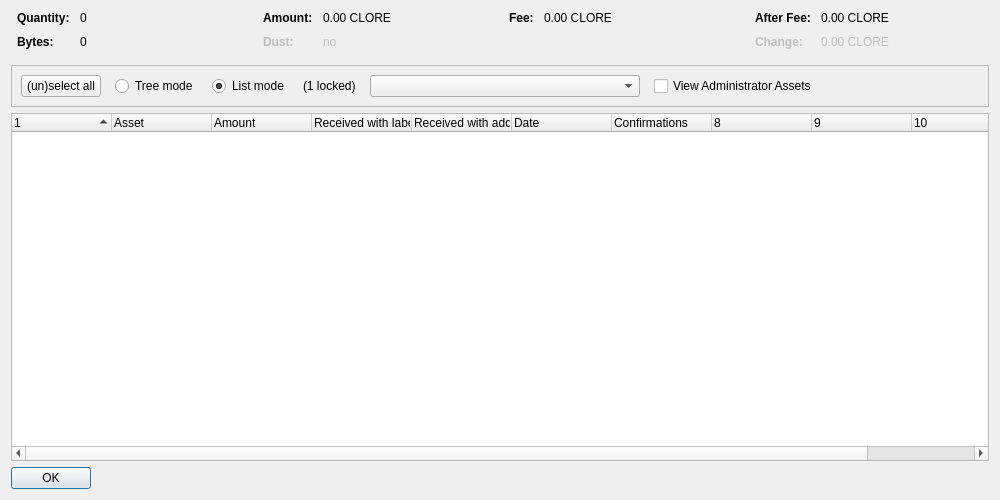
<?xml version="1.0" encoding="UTF-8"?>
<ui version="4.0">
 <class>AssetControlDialog</class>
 <widget class="QDialog" name="AssetControlDialog">
  <property name="geometry">
   <rect>
    <x>0</x>
    <y>0</y>
    <width>1000</width>
    <height>500</height>
   </rect>
  </property>
  <property name="windowTitle">
   <string>Asset Selection</string>
  </property>
  <layout class="QVBoxLayout" name="verticalLayout">
   <item>
    <layout class="QHBoxLayout" name="horizontalLayoutTop" stretch="0,0,0,0">
     <property name="topMargin">
      <number>0</number>
     </property>
     <property name="bottomMargin">
      <number>10</number>
     </property>
     <item>
      <layout class="QFormLayout" name="formLayoutAssetControl1">
       <property name="horizontalSpacing">
        <number>10</number>
       </property>
       <property name="verticalSpacing">
        <number>10</number>
       </property>
       <property name="leftMargin">
        <number>6</number>
       </property>
       <property name="rightMargin">
        <number>6</number>
       </property>
       <item row="0" column="0">
        <widget class="QLabel" name="labelAssetControlQuantityText">
         <property name="font">
          <font>
           <weight>75</weight>
           <bold>true</bold>
          </font>
         </property>
         <property name="text">
          <string>Quantity:</string>
         </property>
        </widget>
       </item>
       <item row="0" column="1">
        <widget class="QLabel" name="labelAssetControlQuantity">
         <property name="cursor">
          <cursorShape>IBeamCursor</cursorShape>
         </property>
         <property name="contextMenuPolicy">
          <enum>Qt::ActionsContextMenu</enum>
         </property>
         <property name="text">
          <string notr="true">0</string>
         </property>
         <property name="textInteractionFlags">
          <set>Qt::LinksAccessibleByMouse|Qt::TextSelectableByKeyboard|Qt::TextSelectableByMouse</set>
         </property>
        </widget>
       </item>
       <item row="1" column="0">
        <widget class="QLabel" name="labelAssetControlBytesText">
         <property name="font">
          <font>
           <weight>75</weight>
           <bold>true</bold>
          </font>
         </property>
         <property name="text">
          <string>Bytes:</string>
         </property>
        </widget>
       </item>
       <item row="1" column="1">
        <widget class="QLabel" name="labelAssetControlBytes">
         <property name="cursor">
          <cursorShape>IBeamCursor</cursorShape>
         </property>
         <property name="contextMenuPolicy">
          <enum>Qt::ActionsContextMenu</enum>
         </property>
         <property name="text">
          <string notr="true">0</string>
         </property>
         <property name="textInteractionFlags">
          <set>Qt::LinksAccessibleByMouse|Qt::TextSelectableByKeyboard|Qt::TextSelectableByMouse</set>
         </property>
        </widget>
       </item>
      </layout>
     </item>
     <item>
      <layout class="QFormLayout" name="formLayoutAssetControl2">
       <property name="horizontalSpacing">
        <number>10</number>
       </property>
       <property name="verticalSpacing">
        <number>10</number>
       </property>
       <property name="leftMargin">
        <number>6</number>
       </property>
       <property name="rightMargin">
        <number>6</number>
       </property>
       <item row="0" column="0">
        <widget class="QLabel" name="labelAssetControlAmountText">
         <property name="font">
          <font>
           <weight>75</weight>
           <bold>true</bold>
          </font>
         </property>
         <property name="text">
          <string>Amount:</string>
         </property>
        </widget>
       </item>
       <item row="0" column="1">
        <widget class="QLabel" name="labelAssetControlAmount">
         <property name="cursor">
          <cursorShape>IBeamCursor</cursorShape>
         </property>
         <property name="contextMenuPolicy">
          <enum>Qt::ActionsContextMenu</enum>
         </property>
         <property name="text">
          <string notr="true">0.00 CLORE</string>
         </property>
         <property name="textInteractionFlags">
          <set>Qt::LinksAccessibleByMouse|Qt::TextSelectableByKeyboard|Qt::TextSelectableByMouse</set>
         </property>
        </widget>
       </item>
       <item row="1" column="0">
        <widget class="QLabel" name="labelAssetControlLowOutputText">
         <property name="enabled">
          <bool>false</bool>
         </property>
         <property name="font">
          <font>
           <weight>75</weight>
           <bold>true</bold>
          </font>
         </property>
         <property name="text">
          <string>Dust:</string>
         </property>
        </widget>
       </item>
       <item row="1" column="1">
        <widget class="QLabel" name="labelAssetControlLowOutput">
         <property name="enabled">
          <bool>false</bool>
         </property>
         <property name="cursor">
          <cursorShape>IBeamCursor</cursorShape>
         </property>
         <property name="contextMenuPolicy">
          <enum>Qt::ActionsContextMenu</enum>
         </property>
         <property name="text">
          <string notr="true">no</string>
         </property>
         <property name="textInteractionFlags">
          <set>Qt::LinksAccessibleByMouse|Qt::TextSelectableByKeyboard|Qt::TextSelectableByMouse</set>
         </property>
        </widget>
       </item>
      </layout>
     </item>
     <item>
      <layout class="QFormLayout" name="formLayoutAssetControl3">
       <property name="horizontalSpacing">
        <number>10</number>
       </property>
       <property name="verticalSpacing">
        <number>10</number>
       </property>
       <property name="leftMargin">
        <number>6</number>
       </property>
       <property name="rightMargin">
        <number>6</number>
       </property>
       <item row="0" column="0">
        <widget class="QLabel" name="labelAssetControlFeeText">
         <property name="font">
          <font>
           <weight>75</weight>
           <bold>true</bold>
          </font>
         </property>
         <property name="text">
          <string>Fee:</string>
         </property>
        </widget>
       </item>
       <item row="0" column="1">
        <widget class="QLabel" name="labelAssetControlFee">
         <property name="cursor">
          <cursorShape>IBeamCursor</cursorShape>
         </property>
         <property name="contextMenuPolicy">
          <enum>Qt::ActionsContextMenu</enum>
         </property>
         <property name="text">
          <string notr="true">0.00 CLORE</string>
         </property>
         <property name="textInteractionFlags">
          <set>Qt::LinksAccessibleByMouse|Qt::TextSelectableByKeyboard|Qt::TextSelectableByMouse</set>
         </property>
        </widget>
       </item>
      </layout>
     </item>
     <item>
      <layout class="QFormLayout" name="formLayoutAssetControl4">
       <property name="horizontalSpacing">
        <number>10</number>
       </property>
       <property name="verticalSpacing">
        <number>10</number>
       </property>
       <property name="leftMargin">
        <number>6</number>
       </property>
       <property name="rightMargin">
        <number>6</number>
       </property>
       <item row="0" column="0">
        <widget class="QLabel" name="labelAssetControlAfterFeeText">
         <property name="font">
          <font>
           <weight>75</weight>
           <bold>true</bold>
          </font>
         </property>
         <property name="text">
          <string>After Fee:</string>
         </property>
        </widget>
       </item>
       <item row="0" column="1">
        <widget class="QLabel" name="labelAssetControlAfterFee">
         <property name="cursor">
          <cursorShape>IBeamCursor</cursorShape>
         </property>
         <property name="contextMenuPolicy">
          <enum>Qt::ActionsContextMenu</enum>
         </property>
         <property name="text">
          <string notr="true">0.00 CLORE</string>
         </property>
         <property name="textInteractionFlags">
          <set>Qt::LinksAccessibleByMouse|Qt::TextSelectableByKeyboard|Qt::TextSelectableByMouse</set>
         </property>
        </widget>
       </item>
       <item row="1" column="0">
        <widget class="QLabel" name="labelAssetControlChangeText">
         <property name="enabled">
          <bool>false</bool>
         </property>
         <property name="font">
          <font>
           <weight>75</weight>
           <bold>true</bold>
          </font>
         </property>
         <property name="text">
          <string>Change:</string>
         </property>
        </widget>
       </item>
       <item row="1" column="1">
        <widget class="QLabel" name="labelAssetControlChange">
         <property name="enabled">
          <bool>false</bool>
         </property>
         <property name="cursor">
          <cursorShape>IBeamCursor</cursorShape>
         </property>
         <property name="contextMenuPolicy">
          <enum>Qt::ActionsContextMenu</enum>
         </property>
         <property name="text">
          <string notr="true">0.00 CLORE</string>
         </property>
         <property name="textInteractionFlags">
          <set>Qt::LinksAccessibleByMouse|Qt::TextSelectableByKeyboard|Qt::TextSelectableByMouse</set>
         </property>
        </widget>
       </item>
      </layout>
     </item>
    </layout>
   </item>
   <item>
    <widget class="QFrame" name="frame">
     <property name="minimumSize">
      <size>
       <width>0</width>
       <height>40</height>
      </size>
     </property>
     <property name="frameShape">
      <enum>QFrame::StyledPanel</enum>
     </property>
     <property name="frameShadow">
      <enum>QFrame::Sunken</enum>
     </property>
     <layout class="QHBoxLayout" name="horizontalLayout">
      <item>
       <layout class="QHBoxLayout" name="horizontalLayoutPanel" stretch="0,0,0,0,0,0,0">
        <property name="spacing">
         <number>14</number>
        </property>
        <item>
         <widget class="QPushButton" name="pushButtonSelectAll">
          <property name="sizePolicy">
           <sizepolicy hsizetype="Maximum" vsizetype="Fixed">
            <horstretch>0</horstretch>
            <verstretch>0</verstretch>
           </sizepolicy>
          </property>
          <property name="text">
           <string>(un)select all</string>
          </property>
          <property name="autoDefault">
           <bool>false</bool>
          </property>
         </widget>
        </item>
        <item>
         <widget class="QRadioButton" name="radioTreeMode">
          <property name="sizePolicy">
           <sizepolicy hsizetype="Maximum" vsizetype="Fixed">
            <horstretch>0</horstretch>
            <verstretch>0</verstretch>
           </sizepolicy>
          </property>
          <property name="text">
           <string>Tree mode</string>
          </property>
         </widget>
        </item>
        <item>
         <widget class="QRadioButton" name="radioListMode">
          <property name="sizePolicy">
           <sizepolicy hsizetype="Maximum" vsizetype="Fixed">
            <horstretch>0</horstretch>
            <verstretch>0</verstretch>
           </sizepolicy>
          </property>
          <property name="text">
           <string>List mode</string>
          </property>
          <property name="checked">
           <bool>true</bool>
          </property>
         </widget>
        </item>
        <item>
         <widget class="QLabel" name="labelLocked">
          <property name="text">
           <string notr="true">(1 locked)</string>
          </property>
         </widget>
        </item>
        <item>
         <widget class="QComboBox" name="assetList">
          <property name="minimumContentsLength">
           <number>30</number>
          </property>
         </widget>
        </item>
        <item>
         <widget class="QCheckBox" name="viewAdministrator">
          <property name="toolTip">
           <string>View assets that you have the ownership asset for</string>
          </property>
          <property name="text">
           <string>View Administrator Assets</string>
          </property>
         </widget>
        </item>
        <item>
         <spacer name="horizontalSpacer">
          <property name="orientation">
           <enum>Qt::Horizontal</enum>
          </property>
          <property name="sizeHint" stdset="0">
           <size>
            <width>40</width>
            <height>20</height>
           </size>
          </property>
         </spacer>
        </item>
       </layout>
      </item>
     </layout>
    </widget>
   </item>
   <item>
    <widget class="AssetControlTreeWidget" name="treeWidget">
     <property name="contextMenuPolicy">
      <enum>Qt::CustomContextMenu</enum>
     </property>
     <property name="sortingEnabled">
      <bool>false</bool>
     </property>
     <property name="columnCount">
      <number>11</number>
     </property>
     <attribute name="headerShowSortIndicator" stdset="0">
      <bool>true</bool>
     </attribute>
     <attribute name="headerStretchLastSection">
      <bool>false</bool>
     </attribute>
     <column>
      <property name="text">
       <string/>
      </property>
     </column>
     <column>
      <property name="text">
       <string>Asset</string>
      </property>
     </column>
     <column>
      <property name="text">
       <string>Amount</string>
      </property>
     </column>
     <column>
      <property name="text">
       <string>Received with label</string>
      </property>
     </column>
     <column>
      <property name="text">
       <string>Received with address</string>
      </property>
     </column>
     <column>
      <property name="text">
       <string>Date</string>
      </property>
     </column>
     <column>
      <property name="text">
       <string>Confirmations</string>
      </property>
      <property name="toolTip">
       <string>Confirmed</string>
      </property>
     </column>
     <column>
      <property name="text">
       <string/>
      </property>
     </column>
     <column>
      <property name="text">
       <string/>
      </property>
     </column>
     <column>
      <property name="text">
       <string/>
      </property>
     </column>
     <column>
      <property name="text">
       <string/>
      </property>
     </column>
    </widget>
   </item>
   <item>
    <widget class="QDialogButtonBox" name="buttonBox">
     <property name="sizePolicy">
      <sizepolicy hsizetype="Maximum" vsizetype="Fixed">
       <horstretch>0</horstretch>
       <verstretch>0</verstretch>
      </sizepolicy>
     </property>
     <property name="orientation">
      <enum>Qt::Horizontal</enum>
     </property>
     <property name="standardButtons">
      <set>QDialogButtonBox::Ok</set>
     </property>
    </widget>
   </item>
  </layout>
 </widget>
 <customwidgets>
  <customwidget>
   <class>AssetControlTreeWidget</class>
   <extends>QTreeWidget</extends>
   <header location="global">assetcontroltreewidget.h</header>
  </customwidget>
 </customwidgets>
 <resources/>
 <connections/>
</ui>
